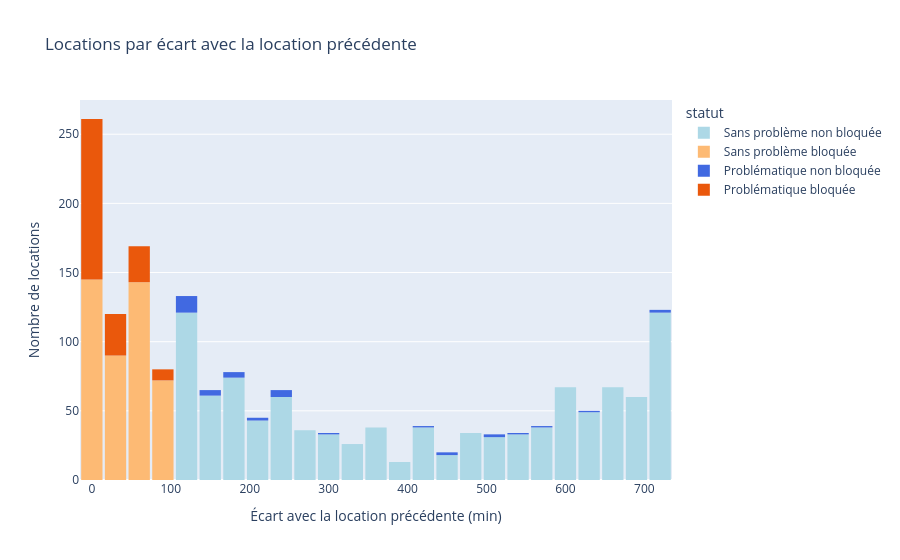

Notebook code cell kept with this figure:
### Code cell
threshold = 120

graph = rentals_with_known_delay.copy()
graph['bloquee'] = graph['time_delta_with_previous_rental_in_minutes'] < threshold
graph['problematique'] = graph['delay_at_checkout_in_minutes_previous'] > graph['time_delta_with_previous_rental_in_minutes']

graph['statut'] = graph['problematique'].map({True: 'Problématique', False: 'Sans problème'}) + ' ' + graph['bloquee'].map({True: 'bloquée', False: 'non bloquée'})

fig = px.histogram(
    graph,
    x='time_delta_with_previous_rental_in_minutes',
    color='statut',
    color_discrete_map={
        'Sans problème non bloquée': 'lightblue',
        'Problématique non bloquée': 'royalblue',
        'Sans problème bloquée': '#FDBA74',
        'Problématique bloquée': '#EA580C',
    },
    category_orders={'statut': ['Sans problème non bloquée', 'Sans problème bloquée', 'Problématique non bloquée', 'Problématique bloquée']},
    title="Locations par écart avec la location précédente",
)
fig.update_traces(xbins=dict(start=-15, end=735, size=30))
fig.update_layout(bargap=0.1, xaxis_title="Écart avec la location précédente (min)", yaxis_title="Nombre de locations")
fig.show()

### Figure 1 — Plotly figure (JSON) as saved in the notebook; plotly's stock layout.template omitted (floating-point values rounded to 4 significant figures; data arrays with more than 128 entries replaced by an {"elided": "..."} marker saying what was removed)
{"data": [{"bingroup": "x", "hovertemplate": "statut=Sans problème non bloquée<br>time_delta_with_previous_rental_in_minutes=%{x}<br>count=%{y}<extra></extra>", "legendgroup": "Sans problème non bloquée", "marker": {"color": "lightblue", "pattern": {"shape": ""}}, "name": "Sans problème non bloquée", "orientation": "v", "showlegend": true, "type": "histogram", "x": {"elided": "1061 float values"}, "xaxis": "x", "xbins": {"end": 735, "size": 30, "start": -15}, "yaxis": "y"}, {"bingroup": "x", "hovertemplate": "statut=Sans problème bloquée<br>time_delta_with_previous_rental_in_minutes=%{x}<br>count=%{y}<extra></extra>", "legendgroup": "Sans problème bloquée", "marker": {"color": "#FDBA74", "pattern": {"shape": ""}}, "name": "Sans problème bloquée", "orientation": "v", "showlegend": true, "type": "histogram", "x": {"elided": "450 float values"}, "xaxis": "x", "xbins": {"end": 735, "size": 30, "start": -15}, "yaxis": "y"}, {"bingroup": "x", "hovertemplate": "statut=Problématique non bloquée<br>time_delta_with_previous_rental_in_minutes=%{x}<br>count=%{y}<extra></extra>", "legendgroup": "Problématique non bloquée", "marker": {"color": "royalblue", "pattern": {"shape": ""}}, "name": "Problématique non bloquée", "orientation": "v", "showlegend": true, "type": "histogram", "x": [120.0, 240.0, 150.0, 150.0, 180.0, 210.0, 570.0, 420.0, 240.0, 120.0, 120.0, 120.0, 120.0, 510.0, 120.0, 180.0, 180.0, 120.0, 240.0, 150.0, 450.0, 120.0, 720.0, 180.0, 120.0, 630.0, 120.0, 240.0, 120.0, 210.0, 450.0, 720.0, 300.0, 150.0, 240.0, 510.0, 540.0, 120.0], "xaxis": "x", "xbins": {"end": 735, "size": 30, "start": -15}, "yaxis": "y"}, {"bingroup": "x", "hovertemplate": "statut=Problématique bloquée<br>time_delta_with_previous_rental_in_minutes=%{x}<br>count=%{y}<extra></extra>", "legendgroup": "Problématique bloquée", "marker": {"color": "#EA580C", "pattern": {"shape": ""}}, "name": "Problématique bloquée", "orientation": "v", "showlegend": true, "type": "histogram", "x": {"elided": "180 float values"}, "xaxis": "x", "xbins": {"end": 735, "size": 30, "start": -15}, "yaxis": "y"}], "layout": {"bargap": 0.1, "barmode": "relative", "legend": {"title": {"text": "statut"}, "tracegroupgap": 0}, "title": {"text": "Locations par écart avec la location précédente"}, "xaxis": {"anchor": "y", "domain": [0, 1], "title": {"text": "Écart avec la location précédente (min)"}}, "yaxis": {"anchor": "x", "domain": [0, 1], "title": {"text": "Nombre de locations"}}}}
